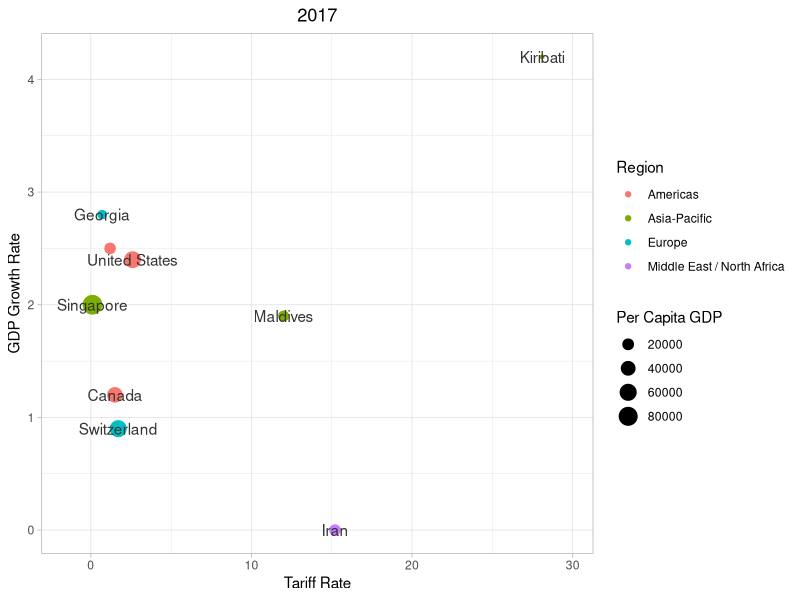
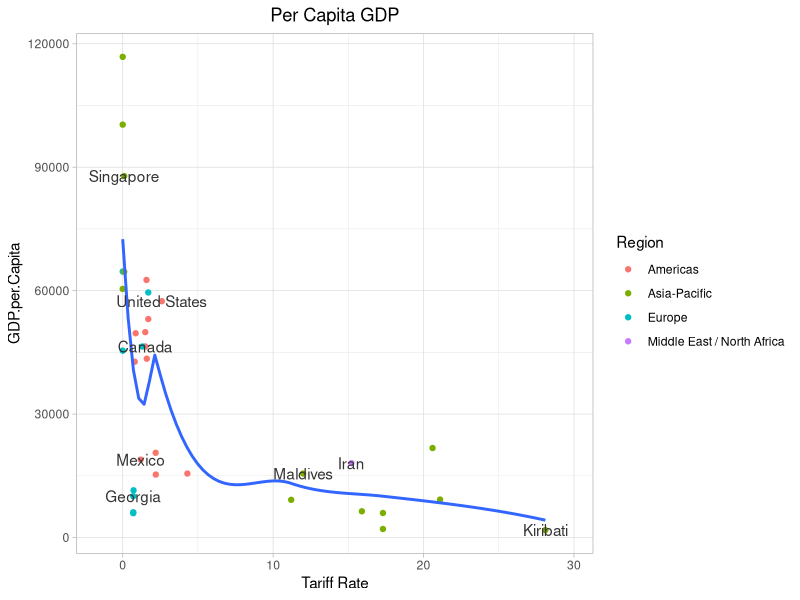

Reproduce these figures in R, in order.
library(ggplot2)
library(dplyr)
library(data.table)
sample.df <- read.csv("data/sample.csv")

colnames(sample.df) <- c(
  "Year",
  "Country",
  "Region",
  "Tariff.Rate",
  "Income.Tax.Rate",
  "Corporate.Tax.Rate",
  "Tax.Burden",
  "Government.Expenditure",
  "Population.Millions",
  "GDP.Billions",
  "GDP.Growth.Rate",
  "Five.Year.GDP.Growth.Rate",
  "GDP.per.Capita",
  "Unemployment",
  "Inflation",
  "FDI.Inflow",
  "Public.Debt"
  )

sample.df[sample.df == "North America"] <- "Americas"
sample.df[sample.df == "Middle East and North Africa"] <- "Middle East / North Africa"

# Shifting the data.frame so that Tariff.Rate for the previous year's effect can
# be seen on the change in the GDP.Growth.Rate and GDP.per.Capita

shift <- function(x, n){
  c(x[-(seq(n))], rep(NA, n))
}

# Because each country has its own separate time series contained within the
# Year column, they need to be subsetted in order to be shifted properly 

by_country = list()

for (country in distinct(sample.df, Country)$Country){
  by_country[[country]] <- subset(sample.df, Country == country)[-c(5, 6, 7, 8, 9, 12, 15, 16)]
}

for (country in distinct(sample.df, Country)$Country){
  by_country[[country]]$Year <- shift(by_country[[country]]$Year, 1)
  by_country[[country]]$GDP.Billions <- shift(by_country[[country]]$GDP.Billions, 1)
  by_country[[country]]$GDP.Growth.Rate <- shift(by_country[[country]]$GDP.Growth.Rate, 1)
  by_country[[country]]$GDP.per.Capita <- shift(by_country[[country]]$GDP.per.Capita, 1)
  by_country[[country]]$Unemployment <- shift(by_country[[country]]$Unemployment, 1)
  by_country[[country]]$Public.Debt <- shift(by_country[[country]]$Public.Debt, 1)
}

for (country in distinct(sample.df, Country)$Country){
  by_country[[country]] <- by_country[[country]][-8,]
}

df <- rbindlist(by_country)

df$Year <- as.Date(df$Year)

# Calculating interquartile range to remove outliers
q1 <- quantile(df$GDP.Growth.Rate, 0.25, na.rm = TRUE)
med <- median(df$GDP.Growth.Rate, na.rm = TRUE)
q3 <- quantile(df$GDP.Growth.Rate, 0.75, na.rm = TRUE)
range <- q3 - q1

# Taking subset
no.outliers <- subset(
  df, GDP.Growth.Rate > (q1 - 1.5 * range) & GDP.Growth.Rate < (q3 + 1.5 * range)
)

Tariff.GDP.Growth <- ggplot(
  subset(no.outliers, Year == "2017-01-01"),
  aes(x = Tariff.Rate, y = GDP.Growth.Rate)
  ) +
  geom_point(aes(color = factor(Region), size = GDP.per.Capita)) +
  xlab("Tariff Rate") +
  ylab("GDP Growth Rate") +
  ggtitle("2017") +
  labs(color = "Region", size = "Per Capita GDP") +
  geom_text(
    aes(label = Country),
    subset(no.outliers, Year == "2017-01-01"),
    color = "gray20",
    check_overlap = T,
    position = position_dodge(width = 3.25)
    ) +
  theme_light() +
  theme(plot.title = element_text(hjust = 0.5))

Tariff.GDP.Growth

Tariff.GDP.per.Capita <- ggplot(
  subset(
    no.outliers,
    Year < as.Date("2018-01-01")
    ),
    aes(x = Tariff.Rate, y = GDP.per.Capita)
  ) +
  geom_point(aes(color = factor(Region))) +
  geom_smooth(method = "loess", se = F) +
  xlab("Tariff Rate") +
  ggtitle("Per Capita GDP") +
  labs(color = "Region") +
  geom_text(
    aes(label = Country),
    subset(no.outliers, Year == as.Date("2017-01-01")),
    color = "gray20",
    check_overlap = T,
    position = position_dodge(width = 3.25)
  ) +
  theme_light() +
  theme(plot.title = element_text(hjust = 0.5))

Tariff.GDP.per.Capita
